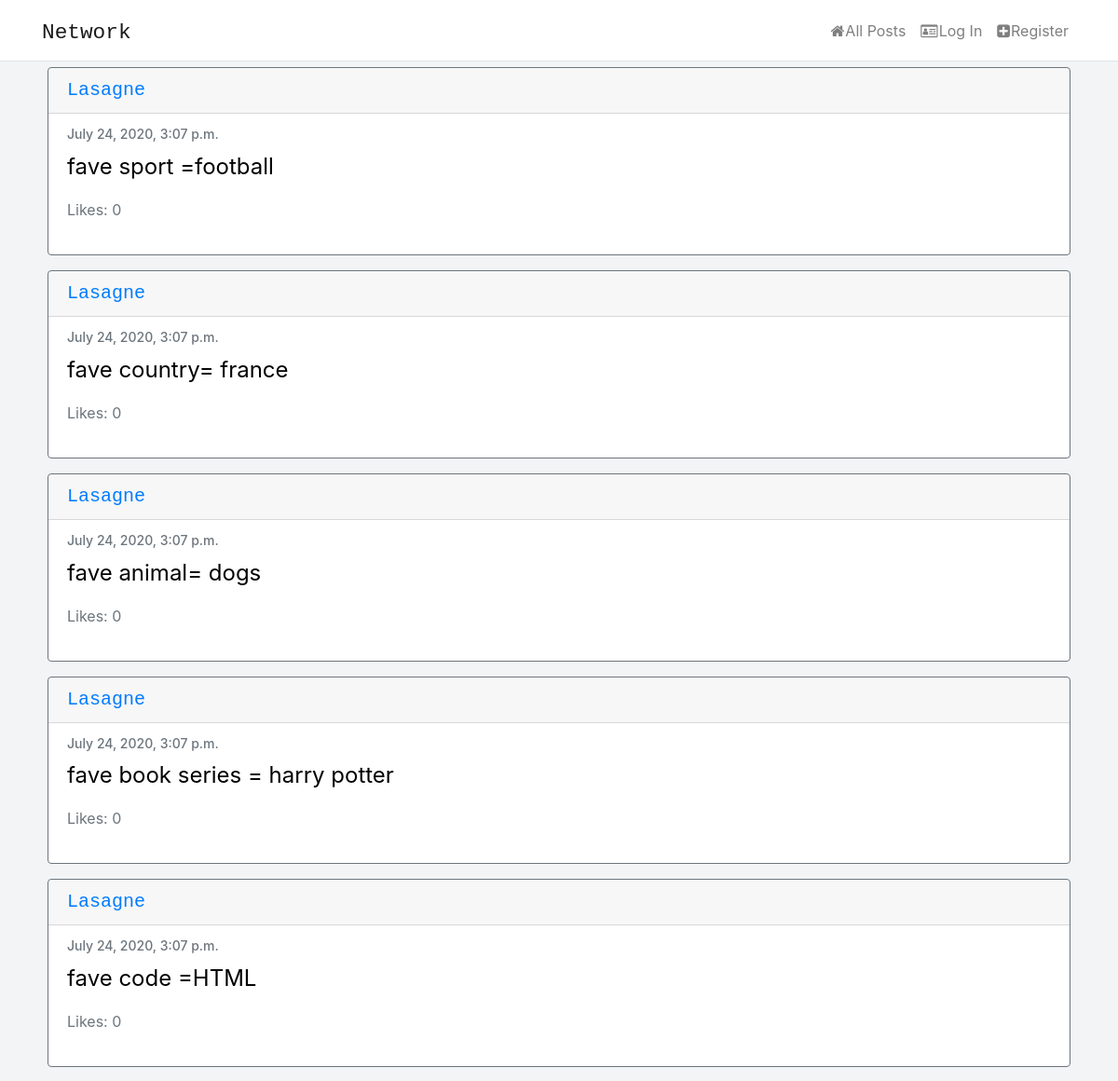
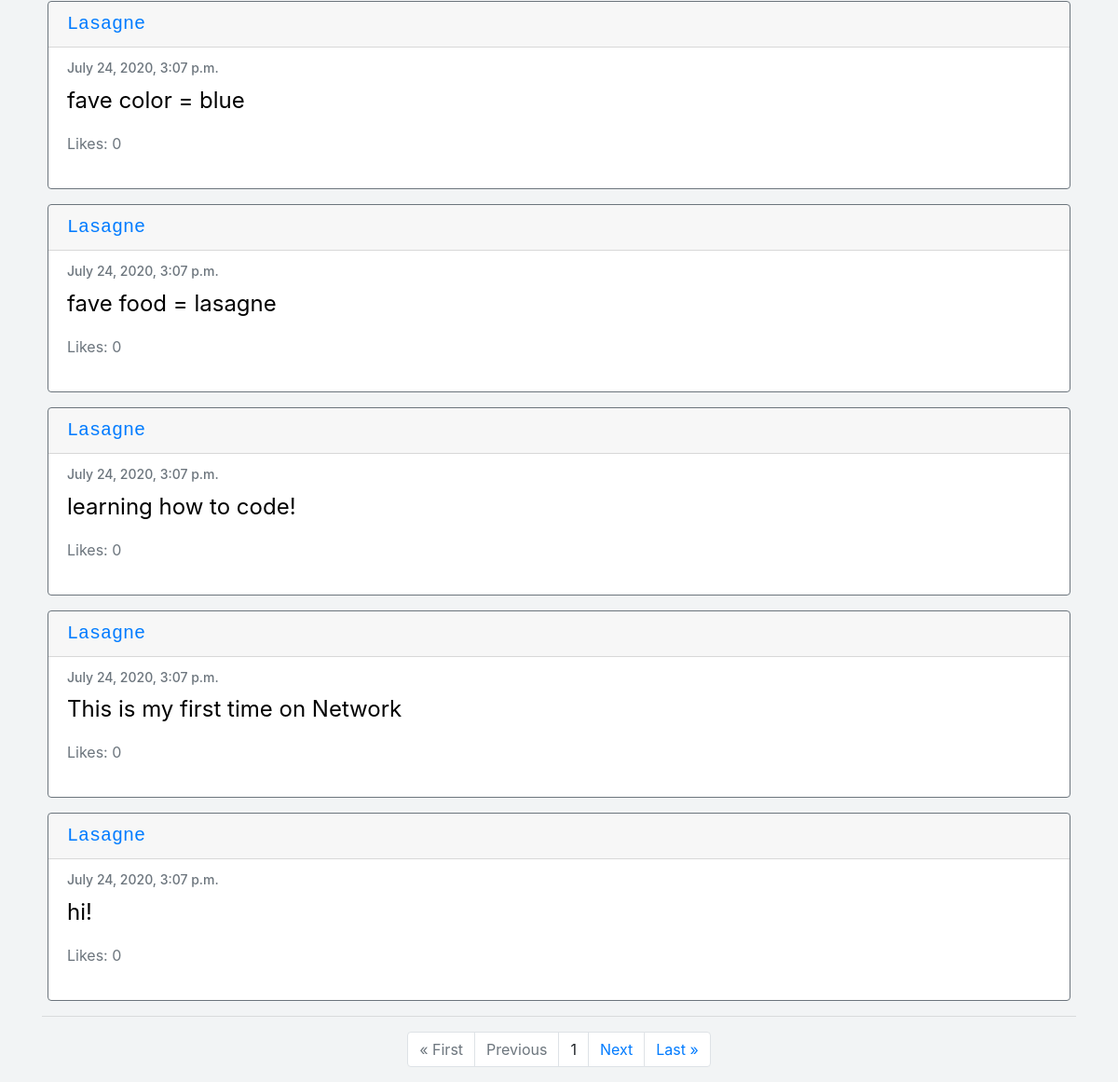
The page / on the database its author committed (2 pictures, top to bottom).
### network/models.py (models this page shows, shortened)
class Post(models.Model):
    content = models.CharField(max_length=255)
    user = models.ForeignKey('User', on_delete=models.CASCADE, related_name='author')
    date = models.DateTimeField(default=datetime.now())
    liked = models.ManyToManyField('User', default=None, blank=True, related_name='post_likes')

class User(AbstractUser):
    pass

### network/views.py (the view)
# urls.py: path("", views.index, name="index"),
def index(request):
    posts = Post.objects.all().order_by('id').reverse()
    paginator = Paginator(posts, 10)
    page_number = request.GET.get('page')
    page_obj = paginator.get_page(page_number)
    return render(request, "network/index.html", {'page_obj': page_obj})

### network/templates/network/index.html
{% extends "network/layout.html" %}
{% load static %}
{% block body %}
{% for post in page_obj %}
<div class="card border-secondary mb-3" style="width:auto; margin:6px;">
    <h5 class="card-header"><a href="{% url 'profile' username=post.user %}">{{post.user|title}}</a></h5>
    <div class="card-body text-secondary">
      <h6 class="card-subtitle mb-2 text-muted">{{post.date}}</h6>
      <p class="card-text">{{post.content}}</p>
        {% if user.is_authenticated %}
            {% if request.user == post.user %}
            <a href="{% url 'edit' post_id=post.id%}" class="edit" style="right: 20px;">Edit</a>
            {% elif request.user in post.liked.all %}
            <a class="likebutton" href="#" data-catid="{{ post.id }}" id="{{post.id}}" data-total="{{post.liked.all.count}}"  data-value="Unlike" value="submit"><i class="fa fa-heart" id="heart{{post.id}}" style="margin-right: 4px; color:red;"></i><span id="liked{{post.id}}">{{post.liked.all.count}}</span></a>
            {% else %}
            <a class="likebutton" href="#" data-catid="{{ post.id }}" id="{{post.id}}" data-total="{{post.liked.all.count}}"  data-value="Like" value="submit"><i class="fa fa-heart" id="heart{{post.id}}" style="margin-right: 4px; color:black;"></i><span id="liked{{post.id}}">{{post.liked.all.count}}</span></a>
            {% endif %}
        {% else %}
            <p>Likes: {{post.liked.all.count}}</p>
        {% endif %}
    </div>
</div>
{% endfor %}
    <hr>
        <div class="container">
            <ul class="pagination justify-content-center">
                {% if page_obj.has_previous %}
                    <li class="page-item"><a href="?page=1" class="page-link">&laquo; First</a></li>
                    <li class="page-item"><a href="?page={{ page_obj.previous_page_number }}" class="page-link">Previous</a></li>
                {% else %}
                <li class="page-item disabled"><a class="page-link">&laquo; First</a></li>
                <li class="page-item disabled"><a class="page-link">Previous</a></li>
                {% endif %}
                    <li class="page-item"><a class="page-link">{{ page_obj.number }}</a></li>
                {% if page_obj.has_next %}
                <li class="page-item"><a href="?page={{ page_obj.next_page_number }}" class="page-link">Next</a></li>
                <li class="page-item"><a href="?page={{ page_obj.paginator.num_pages }}" class="page-link">Last &raquo;</a></li>
                {% else %}
                <li class="page-item disabled"><a class="page-link">Next</a></li>
                <li class="page-item disabled"><a class="page-link">Last &raquo;</a></li>
                {% endif %}
            </ul>
        </div>
{% endblock %}

### network/templates/network/layout.html (shortened to what this page needs)
{% load static %}
<!DOCTYPE html>
<html lang="en">
    <head>
        <link rel="stylesheet" href="https://stackpath.bootstrapcdn.com/bootstrap/4.4.1/css/bootstrap.min.css">
        <link href="{% static 'network/styles.css' %}" rel="stylesheet">
        <link rel="stylesheet" href="https://cdnjs.cloudflare.com/ajax/libs/font-awesome/4.7.0/css/font-awesome.min.css">
    </head>
    <body>
            <nav class="navbar navbar-expand-lg navbar-light bg-light">
                <div class="container">
                    <a class="navbar-brand network" href="{% url 'index' %}"><code>Network</code></a>
                    <div>
                        <ul class="navbar-nav mr-auto">
                            <li class="nav-item">
                            <a class="nav-link " href="{% url 'index' %}"><i class="fa fa-home" style="margin-right: 1px;"></i>All Posts</a>
                            </li>
                            {% if user.is_authenticated %}
                                <li class="nav-item">
                                    <a class="nav-link" href="{% url 'newpost' username=user.username %}"><i class="fa fa-pencil-square-o" style="margin-right: 1px;"></i>New Post</a>
                                </li>
                                <li class="nav-item">
                                    <a class="nav-link" href="{% url 'following' username=user.username %}"><i class="fa fa-heartbeat" style="margin-right: 1px;"></i>Following</a>
                                </li>
                                <li class="nav-item">
                                    <a class="nav-link" href="{% url 'logout' %}"><i class="fa fa-sign-out" style="margin-right: 1px;"></i>Logout</a>
                                </li>
                            {% else %}
                                <li class="nav-item">
                                    <a class="nav-link" href="{% url 'login' %}"><i class="fa fa-drivers-license-o" style="margin-right: 1px;"></i>Log In</a>
                                </li>
                                <li class="nav-item">
                                    <a class="nav-link" href="{% url 'register' %}"><i class="fa fa-plus-square" style="margin-right: 1px;"></i>Register</a>
                                </li>
                            {% endif %}
                        </ul>
                    </div>
                </div>
            </nav>
        <div class="container">
            <div class="body">
                {% block body %}
                {% endblock %}
            </div>
        </div>
</html>

### network/static/network/styles.css (style rules this page uses)
body { background-color: #f2f4f5; }
.navbar { background-color:white !important; border-bottom: solid #e1e4e6 1px; }
.card-header { font-size:20px; font-family: monospace; }
.card-subtitle { font-size:14px; }
.card-text { font-size:24px; color:black; }
.network { font-size: 26px; color:black; font-family: 'Franklin Gothic Medium', 'Arial Narrow', Arial, sans-serif; }

### rows shown on the page
Post: user "Lasagne", date "July 24, 2020, 3:07 p.m.", content "fave sport =football", liked.all.count "0"
Post: user "Lasagne", date "July 24, 2020, 3:07 p.m.", content "fave country= france", liked.all.count "0"
Post: user "Lasagne", date "July 24, 2020, 3:07 p.m.", content "fave animal= dogs", liked.all.count "0"
Post: user "Lasagne", date "July 24, 2020, 3:07 p.m.", content "fave book series = harry potter", liked.all.count "0"
Post: user "Lasagne", date "July 24, 2020, 3:07 p.m.", content "fave code =HTML", liked.all.count "0"
Post: user "Lasagne", date "July 24, 2020, 3:07 p.m.", content "fave color = blue", liked.all.count "0"
Post: user "Lasagne", date "July 24, 2020, 3:07 p.m.", content "fave food = lasagne", liked.all.count "0"
Post: user "Lasagne", date "July 24, 2020, 3:07 p.m.", content "learning how to code!", liked.all.count "0"
Post: user "Lasagne", date "July 24, 2020, 3:07 p.m.", content "This is my first time on Network", liked.all.count "0"
Post: user "Lasagne", date "July 24, 2020, 3:07 p.m.", content "hi!", liked.all.count "0"

### other values the page prints
{{ page_obj.number }} "1"
